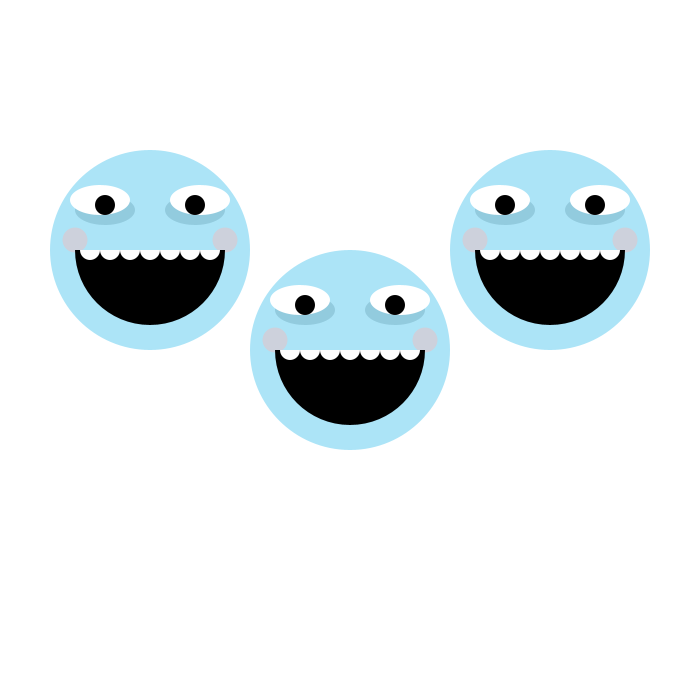
Frame 1 (no input)
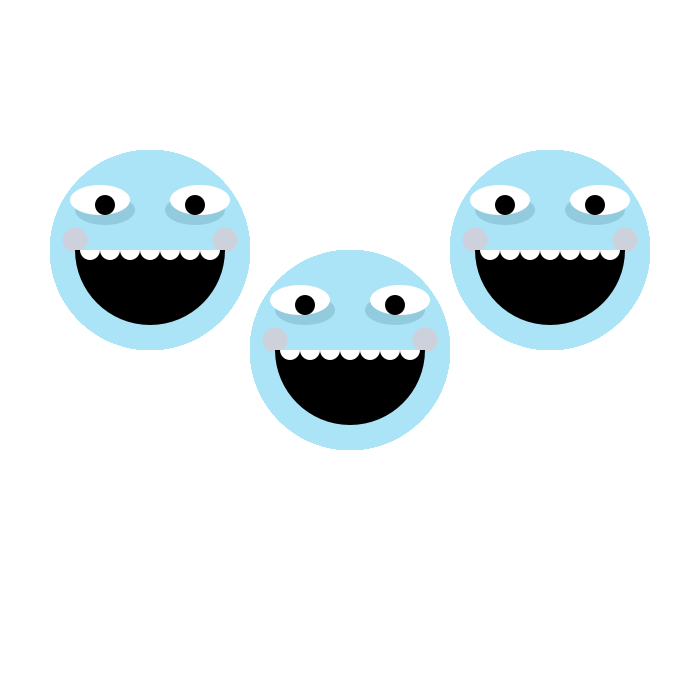
Frame 60 (the mouse pressed at the canvas centre just before this capture)
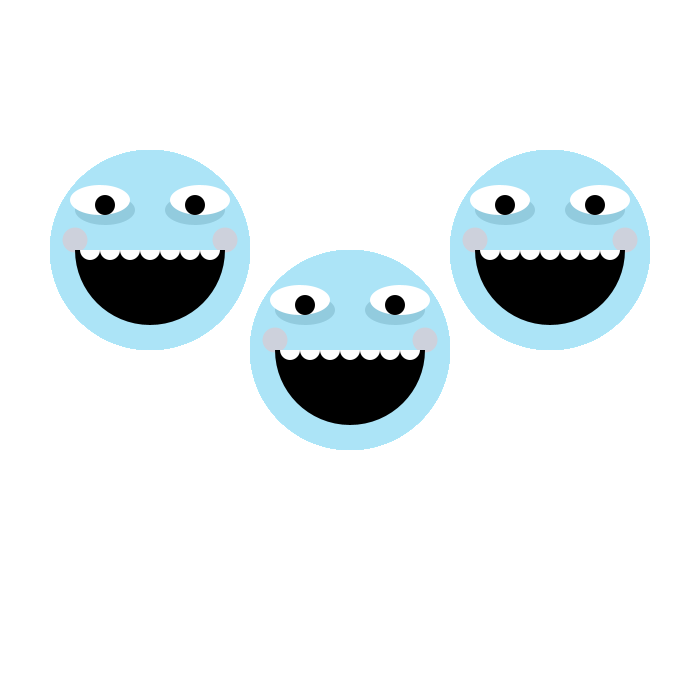
Frame 120 (the mouse held since frame 60 and released just before this capture)

The Processing sketch that drew these frames (run headless with seeded random() and noise(); from frame 60 on, the mouse is pressed at the canvas centre):

// Processing sketch: processing_37912
// ── processing_37912.pde

void setup(){
size (700, 700);
background(255);
smooth();
}

void draw(){
  face(350,350);
  face(150,250);
  face(550,250);
}

void face(float x, float y) {  
  //head
  noStroke();
  fill(172, 228, 247);
  ellipse (x, y, 200, 200); 
  //bags under eyes
  fill(105, 163, 183, 100);
  ellipse(x+45, y-40, 60, 30);
  ellipse(x-45, y-40, 60, 30);
  //eyes
  fill(255, 255, 255);
  ellipse (x+50, y-50, 60, 30);
  ellipse (x-50, y-50, 60, 30);
  //pupils
  fill (0);
  ellipse (x+45, y-45, 20, 20);
  ellipse (x-45, y-45, 20, 20);
  //blush
  fill(255, 178, 178, 100);
  ellipse (x+75, y-10, 25, 25);
  ellipse (x-75, y-10, 25, 25);
  //mouth
  fill(0);
  arc (x, y, 150, 150, radians(0), radians(180));
  //teeth
  fill(255);
  for (float i=0;i<130; i+=20) {
    arc ((x-60)+i, y, 20, 20, radians(0), radians(180));
  }
}
